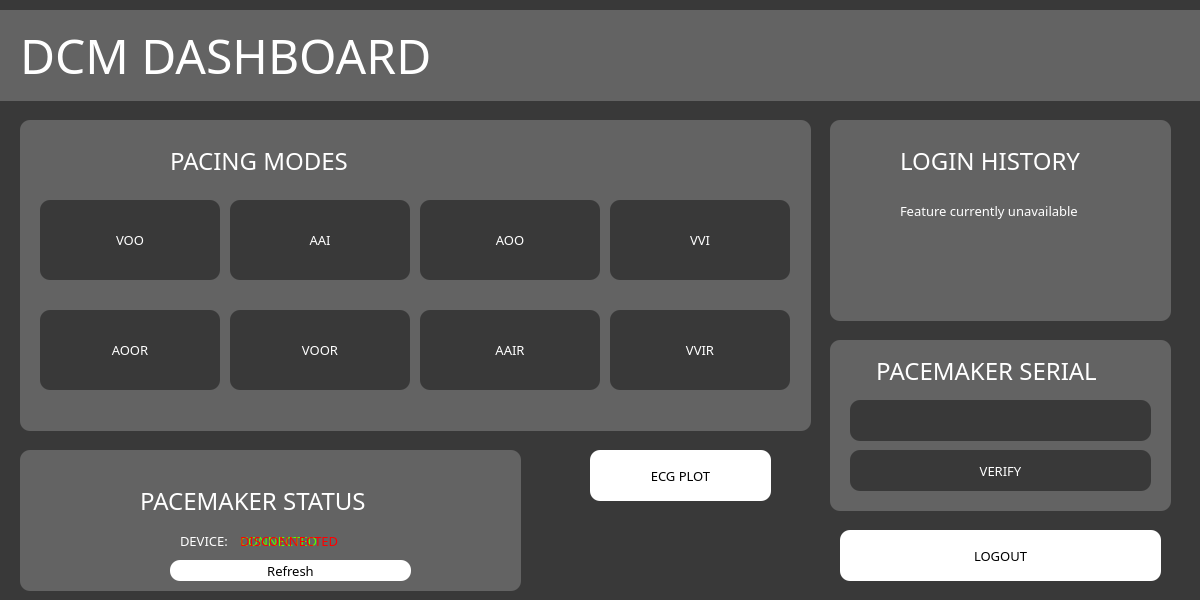
<?xml version="1.0" encoding="UTF-8"?>
<ui version="4.0">
 <class>Dialog</class>
 <widget class="QDialog" name="Dialog">
  <property name="geometry">
   <rect>
    <x>0</x>
    <y>0</y>
    <width>1200</width>
    <height>600</height>
   </rect>
  </property>
  <property name="minimumSize">
   <size>
    <width>1200</width>
    <height>600</height>
   </size>
  </property>
  <property name="maximumSize">
   <size>
    <width>1200</width>
    <height>600</height>
   </size>
  </property>
  <property name="font">
   <font>
    <family>Franklin Gothic Book</family>
   </font>
  </property>
  <property name="windowTitle">
   <string>Dialog</string>
  </property>
  <property name="layoutDirection">
   <enum>Qt::LeftToRight</enum>
  </property>
  <property name="styleSheet">
   <string notr="true">background-color: rgb(57, 57, 57);</string>
  </property>
  <widget class="QLabel" name="label">
   <property name="geometry">
    <rect>
     <x>20</x>
     <y>0</y>
     <width>481</width>
     <height>111</height>
    </rect>
   </property>
   <property name="font">
    <font>
     <family>Franklin Gothic Book</family>
     <pointsize>36</pointsize>
    </font>
   </property>
   <property name="layoutDirection">
    <enum>Qt::LeftToRight</enum>
   </property>
   <property name="styleSheet">
    <string notr="true">color: rgb(255, 255, 255);
background-color: none;</string>
   </property>
   <property name="text">
    <string>DCM DASHBOARD</string>
   </property>
  </widget>
  <widget class="QPushButton" name="AOObutton">
   <property name="geometry">
    <rect>
     <x>420</x>
     <y>200</y>
     <width>180</width>
     <height>80</height>
    </rect>
   </property>
   <property name="font">
    <font>
     <family>Franklin Gothic Book</family>
     <pointsize>10</pointsize>
    </font>
   </property>
   <property name="styleSheet">
    <string notr="true">color: rgb(255, 255, 255);
border-radius: 10;</string>
   </property>
   <property name="text">
    <string>AOO</string>
   </property>
  </widget>
  <widget class="QPushButton" name="VOObutton">
   <property name="geometry">
    <rect>
     <x>40</x>
     <y>200</y>
     <width>180</width>
     <height>80</height>
    </rect>
   </property>
   <property name="font">
    <font>
     <family>Franklin Gothic Book</family>
     <pointsize>10</pointsize>
    </font>
   </property>
   <property name="styleSheet">
    <string notr="true">color: rgb(255, 255, 255);
border-radius: 10;
</string>
   </property>
   <property name="text">
    <string>VOO</string>
   </property>
  </widget>
  <widget class="QPushButton" name="AAIbutton">
   <property name="geometry">
    <rect>
     <x>230</x>
     <y>200</y>
     <width>180</width>
     <height>80</height>
    </rect>
   </property>
   <property name="font">
    <font>
     <family>Franklin Gothic Book</family>
     <pointsize>10</pointsize>
    </font>
   </property>
   <property name="styleSheet">
    <string notr="true">color: rgb(255, 255, 255);
border-radius: 10;</string>
   </property>
   <property name="text">
    <string>AAI</string>
   </property>
  </widget>
  <widget class="QPushButton" name="VVIbutton">
   <property name="geometry">
    <rect>
     <x>610</x>
     <y>200</y>
     <width>180</width>
     <height>80</height>
    </rect>
   </property>
   <property name="font">
    <font>
     <family>Franklin Gothic Book</family>
     <pointsize>10</pointsize>
    </font>
   </property>
   <property name="styleSheet">
    <string notr="true">color: rgb(255, 255, 255);
border-radius: 10;</string>
   </property>
   <property name="text">
    <string>VVI</string>
   </property>
  </widget>
  <widget class="QGraphicsView" name="graphicsView">
   <property name="geometry">
    <rect>
     <x>20</x>
     <y>120</y>
     <width>791</width>
     <height>311</height>
    </rect>
   </property>
   <property name="styleSheet">
    <string notr="true">background-color: rgb(99, 99, 99);
border-radius: 10;</string>
   </property>
  </widget>
  <widget class="QGraphicsView" name="graphicsView_2">
   <property name="geometry">
    <rect>
     <x>0</x>
     <y>10</y>
     <width>1201</width>
     <height>91</height>
    </rect>
   </property>
   <property name="styleSheet">
    <string notr="true">background-color: rgb(99, 99, 99);
border: none;
</string>
   </property>
  </widget>
  <widget class="QLabel" name="label_2">
   <property name="geometry">
    <rect>
     <x>170</x>
     <y>130</y>
     <width>201</width>
     <height>61</height>
    </rect>
   </property>
   <property name="font">
    <font>
     <family>Franklin Gothic Book</family>
     <pointsize>18</pointsize>
    </font>
   </property>
   <property name="layoutDirection">
    <enum>Qt::LeftToRight</enum>
   </property>
   <property name="styleSheet">
    <string notr="true">color: rgb(255, 255, 255);
background-color: none;</string>
   </property>
   <property name="text">
    <string>PACING MODES</string>
   </property>
  </widget>
  <widget class="QGraphicsView" name="graphicsView_3">
   <property name="geometry">
    <rect>
     <x>20</x>
     <y>450</y>
     <width>501</width>
     <height>141</height>
    </rect>
   </property>
   <property name="styleSheet">
    <string notr="true">background-color: rgb(99, 99, 99);
border-radius: 10;</string>
   </property>
  </widget>
  <widget class="QLabel" name="label_3">
   <property name="geometry">
    <rect>
     <x>140</x>
     <y>470</y>
     <width>271</width>
     <height>61</height>
    </rect>
   </property>
   <property name="font">
    <font>
     <family>Franklin Gothic Book</family>
     <pointsize>18</pointsize>
    </font>
   </property>
   <property name="layoutDirection">
    <enum>Qt::LeftToRight</enum>
   </property>
   <property name="styleSheet">
    <string notr="true">color: rgb(255, 255, 255);
background-color: none;</string>
   </property>
   <property name="text">
    <string>PACEMAKER STATUS</string>
   </property>
  </widget>
  <widget class="QLabel" name="label_4">
   <property name="geometry">
    <rect>
     <x>180</x>
     <y>530</y>
     <width>61</width>
     <height>21</height>
    </rect>
   </property>
   <property name="font">
    <font>
     <family>Franklin Gothic Book</family>
     <pointsize>10</pointsize>
    </font>
   </property>
   <property name="styleSheet">
    <string notr="true">border: none;
background: none;
color: rgb(255, 255, 255);</string>
   </property>
   <property name="text">
    <string>DEVICE:</string>
   </property>
  </widget>
  <widget class="QLabel" name="connectedmsg">
   <property name="geometry">
    <rect>
     <x>240</x>
     <y>530</y>
     <width>101</width>
     <height>21</height>
    </rect>
   </property>
   <property name="font">
    <font>
     <family>Franklin Gothic Book</family>
     <pointsize>10</pointsize>
    </font>
   </property>
   <property name="styleSheet">
    <string notr="true">border: none;
background: none;
color: rgb(85, 255, 0);

</string>
   </property>
   <property name="text">
    <string>CONNECTED</string>
   </property>
  </widget>
  <widget class="QGraphicsView" name="graphicsView_4">
   <property name="geometry">
    <rect>
     <x>830</x>
     <y>120</y>
     <width>341</width>
     <height>201</height>
    </rect>
   </property>
   <property name="styleSheet">
    <string notr="true">background-color: rgb(99, 99, 99);
border-radius: 10;</string>
   </property>
  </widget>
  <widget class="QPushButton" name="logoutbutton">
   <property name="geometry">
    <rect>
     <x>840</x>
     <y>530</y>
     <width>321</width>
     <height>51</height>
    </rect>
   </property>
   <property name="font">
    <font>
     <family>Franklin Gothic Book</family>
     <pointsize>10</pointsize>
    </font>
   </property>
   <property name="styleSheet">
    <string notr="true">background-color: rgb(255, 255, 255);
border-radius: 10;</string>
   </property>
   <property name="text">
    <string>LOGOUT</string>
   </property>
  </widget>
  <widget class="QPushButton" name="serialverifybutton">
   <property name="geometry">
    <rect>
     <x>850</x>
     <y>450</y>
     <width>301</width>
     <height>41</height>
    </rect>
   </property>
   <property name="font">
    <font>
     <family>Franklin Gothic Book</family>
     <pointsize>10</pointsize>
    </font>
   </property>
   <property name="styleSheet">
    <string notr="true">color: rgb(255, 255, 255);
border-radius: 10;</string>
   </property>
   <property name="text">
    <string>VERIFY</string>
   </property>
  </widget>
  <widget class="QLineEdit" name="username_2">
   <property name="geometry">
    <rect>
     <x>850</x>
     <y>400</y>
     <width>301</width>
     <height>41</height>
    </rect>
   </property>
   <property name="styleSheet">
    <string notr="true">font-size: 12pt;
background-color: rgb(57, 57, 57);
border-radius: 10;</string>
   </property>
   <property name="text">
    <string/>
   </property>
  </widget>
  <widget class="QGraphicsView" name="graphicsView_5">
   <property name="geometry">
    <rect>
     <x>830</x>
     <y>340</y>
     <width>341</width>
     <height>171</height>
    </rect>
   </property>
   <property name="styleSheet">
    <string notr="true">background-color: rgb(99, 99, 99);
border-radius: 10;</string>
   </property>
  </widget>
  <widget class="QLabel" name="label_6">
   <property name="geometry">
    <rect>
     <x>870</x>
     <y>340</y>
     <width>281</width>
     <height>61</height>
    </rect>
   </property>
   <property name="font">
    <font>
     <family>Franklin Gothic Book</family>
     <pointsize>18</pointsize>
    </font>
   </property>
   <property name="layoutDirection">
    <enum>Qt::LeftToRight</enum>
   </property>
   <property name="styleSheet">
    <string notr="true">color: rgb(255, 255, 255);
background-color: none;</string>
   </property>
   <property name="text">
    <string> PACEMAKER SERIAL</string>
   </property>
  </widget>
  <widget class="QLabel" name="label_7">
   <property name="geometry">
    <rect>
     <x>900</x>
     <y>130</y>
     <width>231</width>
     <height>61</height>
    </rect>
   </property>
   <property name="font">
    <font>
     <family>Franklin Gothic Book</family>
     <pointsize>18</pointsize>
    </font>
   </property>
   <property name="layoutDirection">
    <enum>Qt::LeftToRight</enum>
   </property>
   <property name="styleSheet">
    <string notr="true">color: rgb(255, 255, 255);
background-color: none;</string>
   </property>
   <property name="text">
    <string>LOGIN HISTORY</string>
   </property>
  </widget>
  <widget class="QLabel" name="label_8">
   <property name="geometry">
    <rect>
     <x>900</x>
     <y>180</y>
     <width>231</width>
     <height>61</height>
    </rect>
   </property>
   <property name="font">
    <font>
     <family>Franklin Gothic Book</family>
     <pointsize>10</pointsize>
    </font>
   </property>
   <property name="layoutDirection">
    <enum>Qt::LeftToRight</enum>
   </property>
   <property name="styleSheet">
    <string notr="true">color: rgb(255, 255, 255);
background-color: none;</string>
   </property>
   <property name="text">
    <string>Feature currently unavailable</string>
   </property>
  </widget>
  <widget class="QPushButton" name="AOORbutton">
   <property name="geometry">
    <rect>
     <x>40</x>
     <y>310</y>
     <width>180</width>
     <height>80</height>
    </rect>
   </property>
   <property name="font">
    <font>
     <family>Franklin Gothic Book</family>
     <pointsize>10</pointsize>
    </font>
   </property>
   <property name="styleSheet">
    <string notr="true">color: rgb(255, 255, 255);
border-radius: 10;
</string>
   </property>
   <property name="text">
    <string>AOOR</string>
   </property>
  </widget>
  <widget class="QPushButton" name="AAIRbutton">
   <property name="geometry">
    <rect>
     <x>420</x>
     <y>310</y>
     <width>180</width>
     <height>80</height>
    </rect>
   </property>
   <property name="font">
    <font>
     <family>Franklin Gothic Book</family>
     <pointsize>10</pointsize>
    </font>
   </property>
   <property name="styleSheet">
    <string notr="true">color: rgb(255, 255, 255);
border-radius: 10;</string>
   </property>
   <property name="text">
    <string>AAIR</string>
   </property>
  </widget>
  <widget class="QPushButton" name="VVIRbutton">
   <property name="geometry">
    <rect>
     <x>610</x>
     <y>310</y>
     <width>180</width>
     <height>80</height>
    </rect>
   </property>
   <property name="font">
    <font>
     <family>Franklin Gothic Book</family>
     <pointsize>10</pointsize>
    </font>
   </property>
   <property name="styleSheet">
    <string notr="true">color: rgb(255, 255, 255);
border-radius: 10;</string>
   </property>
   <property name="text">
    <string>VVIR</string>
   </property>
  </widget>
  <widget class="QPushButton" name="VOORbutton">
   <property name="geometry">
    <rect>
     <x>230</x>
     <y>310</y>
     <width>180</width>
     <height>80</height>
    </rect>
   </property>
   <property name="font">
    <font>
     <family>Franklin Gothic Book</family>
     <pointsize>10</pointsize>
    </font>
   </property>
   <property name="styleSheet">
    <string notr="true">color: rgb(255, 255, 255);
border-radius: 10;</string>
   </property>
   <property name="text">
    <string>VOOR</string>
   </property>
  </widget>
  <widget class="QPushButton" name="refreshbutton">
   <property name="geometry">
    <rect>
     <x>170</x>
     <y>560</y>
     <width>241</width>
     <height>21</height>
    </rect>
   </property>
   <property name="font">
    <font>
     <family>Franklin Gothic Book</family>
     <pointsize>10</pointsize>
    </font>
   </property>
   <property name="styleSheet">
    <string notr="true">background-color: rgb(255, 255, 255);
border-radius: 10;</string>
   </property>
   <property name="text">
    <string>Refresh</string>
   </property>
  </widget>
  <widget class="QLabel" name="disconnectedmsg">
   <property name="geometry">
    <rect>
     <x>240</x>
     <y>530</y>
     <width>101</width>
     <height>21</height>
    </rect>
   </property>
   <property name="font">
    <font>
     <family>Franklin Gothic Book</family>
     <pointsize>10</pointsize>
    </font>
   </property>
   <property name="styleSheet">
    <string notr="true">border: none;
background: none;
color: rgb(255, 0, 0);

</string>
   </property>
   <property name="text">
    <string>DISCONNECTED</string>
   </property>
  </widget>
  <widget class="QPushButton" name="ECGPLOTbutton">
   <property name="geometry">
    <rect>
     <x>590</x>
     <y>450</y>
     <width>181</width>
     <height>51</height>
    </rect>
   </property>
   <property name="font">
    <font>
     <family>Franklin Gothic Book</family>
     <pointsize>10</pointsize>
    </font>
   </property>
   <property name="styleSheet">
    <string notr="true">background-color: rgb(255, 255, 255);
border-radius: 10;</string>
   </property>
   <property name="text">
    <string>ECG PLOT</string>
   </property>
  </widget>
  <zorder>graphicsView_5</zorder>
  <zorder>graphicsView_2</zorder>
  <zorder>graphicsView</zorder>
  <zorder>label</zorder>
  <zorder>AOObutton</zorder>
  <zorder>VOObutton</zorder>
  <zorder>AAIbutton</zorder>
  <zorder>VVIbutton</zorder>
  <zorder>label_2</zorder>
  <zorder>graphicsView_3</zorder>
  <zorder>label_3</zorder>
  <zorder>label_4</zorder>
  <zorder>connectedmsg</zorder>
  <zorder>graphicsView_4</zorder>
  <zorder>logoutbutton</zorder>
  <zorder>serialverifybutton</zorder>
  <zorder>username_2</zorder>
  <zorder>label_6</zorder>
  <zorder>label_7</zorder>
  <zorder>label_8</zorder>
  <zorder>AOORbutton</zorder>
  <zorder>AAIRbutton</zorder>
  <zorder>VVIRbutton</zorder>
  <zorder>VOORbutton</zorder>
  <zorder>refreshbutton</zorder>
  <zorder>disconnectedmsg</zorder>
  <zorder>ECGPLOTbutton</zorder>
 </widget>
 <resources/>
 <connections/>
</ui>
